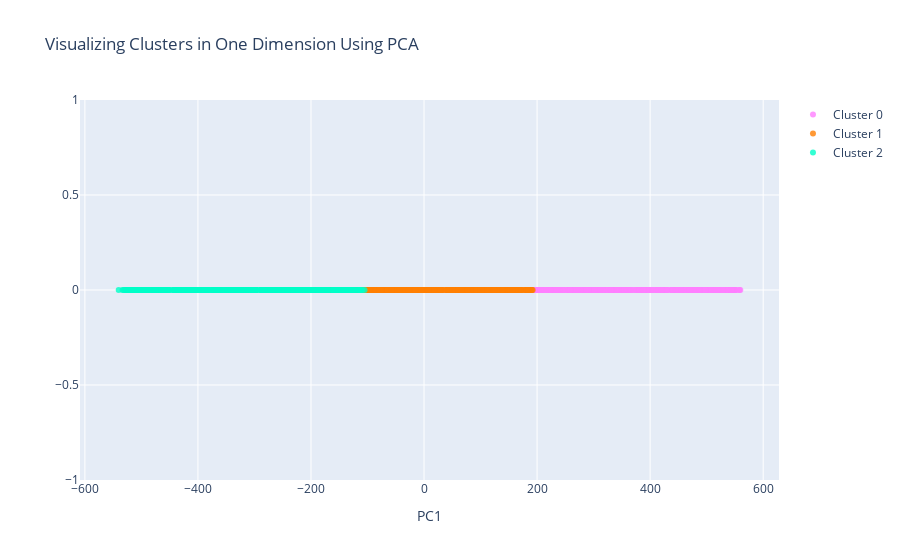

Notebook cell for this chart:
### Code cell
#Instructions for building the 1-D plot

#trace1 is for 'Cluster 0'
trace1 = go.Scatter(
                    x = cluster0["PC1_1d"],
                    y = cluster0["dummy"],
                    mode = "markers",
                    name = "Cluster 0",
                    marker = dict(color = 'rgba(255, 128, 255, 0.8)'),
                    text = None)

#trace2 is for 'Cluster 1'
trace2 = go.Scatter(
                    x = cluster1["PC1_1d"],
                    y = cluster1["dummy"],
                    mode = "markers",
                    name = "Cluster 1",
                    marker = dict(color = 'rgba(255, 128, 2, 0.8)'),
                    text = None)

#trace3 is for 'Cluster 2'
trace3 = go.Scatter(
                    x = cluster2["PC1_1d"],
                    y = cluster2["dummy"],
                    mode = "markers",
                    name = "Cluster 2",
                    marker = dict(color = 'rgba(0, 255, 200, 0.8)'),
                    text = None)

data = [trace1, trace2, trace3]

title = "Visualizing Clusters in One Dimension Using PCA"

layout = dict(title = title,
              xaxis= dict(title= 'PC1',ticklen= 5,zeroline= False),
              yaxis= dict(title= '',ticklen= 5,zeroline= False)
             )

fig = dict(data = data, layout = layout)

iplot(fig)

### Figure 1 — Plotly figure (JSON) as saved in the notebook; plotly's stock layout.template omitted (floating-point values rounded to 4 significant figures; data arrays with more than 128 entries replaced by an {"elided": "..."} marker saying what was removed)
{"data": [{"name": "Cluster 0", "y": {"elided": "472 int values"}, "mode": "markers", "marker": {"color": "rgba(255, 128, 255, 0.8)"}, "x": {"elided": "472 float values"}, "type": "scatter"}, {"name": "Cluster 1", "y": {"elided": "549 int values"}, "mode": "markers", "marker": {"color": "rgba(255, 128, 2, 0.8)"}, "x": {"elided": "549 float values"}, "type": "scatter"}, {"name": "Cluster 2", "y": {"elided": "585 int values"}, "mode": "markers", "marker": {"color": "rgba(0, 255, 200, 0.8)"}, "x": {"elided": "585 float values"}, "type": "scatter"}], "layout": {"yaxis": {"zeroline": false, "ticklen": 5, "title": {"text": ""}}, "xaxis": {"zeroline": false, "ticklen": 5, "title": {"text": "PC1"}}, "title": {"text": "Visualizing Clusters in One Dimension Using PCA"}}}
